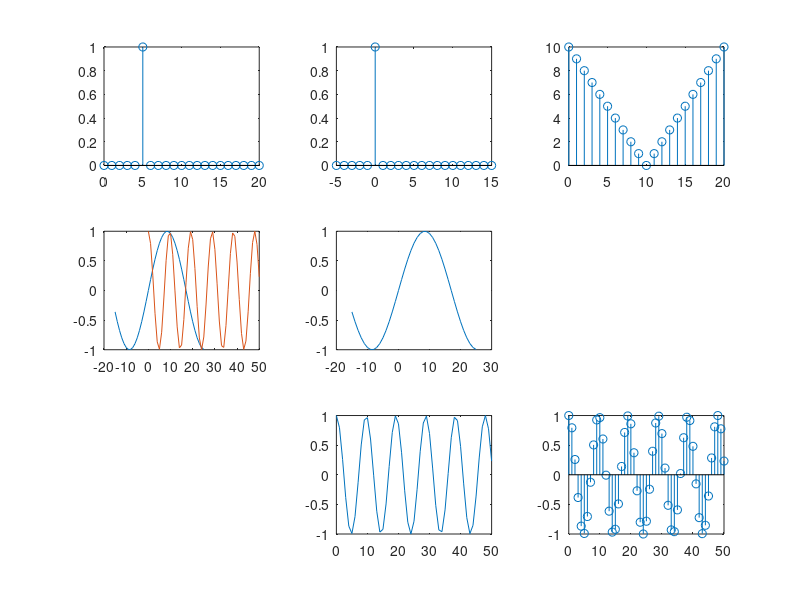

MATLAB code for this plot:
z=[0,0,0,0,0,1,0,0,0,0,0,0,0,0,0,0,0,0,0,0,0];
n=0:20;
subplot(3,3,1);
stem(n,z);
m=-5:15;
subplot(3,3,2);
stem(m,z);
a=0:20;
t=abs(10-a);
subplot(3,3,3);
stem(a,t);

n1=-15:25;
x1=sin(pi/17*n1);
subplot(3,3,4);

n2=0:50;
x2=cos(pi/sqrt(23)*n2);
plot(n1,x1,n2,x2);
subplot(3,3,5);
plot(n1,x1);
subplot(3,3,8);
plot(n2,x2);
subplot(3,3,9);
stem(n2,x2);